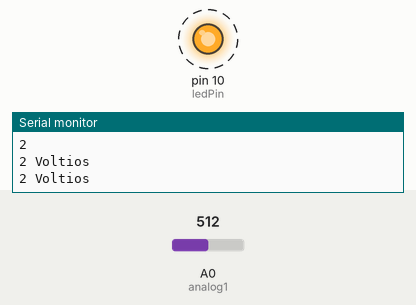
Bench run of a sketch on a simulated Arduino Uno, built with avr-gcc and run on an emulated ATmega328P. Shown: output pins drawn as LEDs (lit = HIGH), the last lines printed to the serial monitor. Dashed ring = blinking. The inputs (shaded band) are chosen by the test bench; at power-on: A0 (analog1) = 512.

Above: at 1.0 s.
1.7 s: A0 (analog1) set to 1015
5.2 s: A0 (analog1) set to 1023
At 6.1 s:
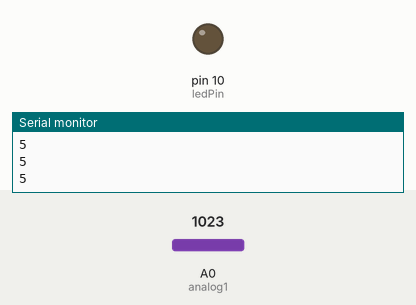
Timing chart, 0 to 8.2 s (numbered marks = the images above; inputs shaded):
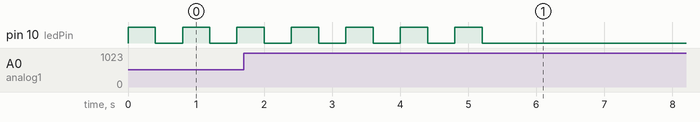

Measured:
- the behaviour switches between 1022 and 1023 on A0 (analog1) (found by bisection; images 0 and 1)
- after the input at 5.2 s, pin 10 (ledPin): goes on until 5.2 s, then stays LOW
- by itself, pin 10 (ledPin): alternates HIGH for 0.40 s and LOW for 0.40 s

The sketch:

Uso_del_while.ino
```cpp
int ledPin = 10;
float analog1 = A0;
int potVal;
int valorVolt;
int dt = 400;
void setup() {
  Serial.begin(9600);
  pinMode(analog1, INPUT);
  pinMode(ledPin, OUTPUT);
}

void loop() {
  potVal = analogRead(analog1);
  valorVolt = map(potVal,0,1023,0,5);
  Serial.println(valorVolt);
  while (valorVolt<5) {

    Serial.print(valorVolt);
    Serial.print(" Voltios");
    Serial.println();
    digitalWrite(ledPin, HIGH);
    delay (dt);
    digitalWrite(ledPin, LOW);
    delay(dt);
    potVal = analogRead(analog1);
    valorVolt = map(potVal,0,1023,0,5);
  }

}
```
